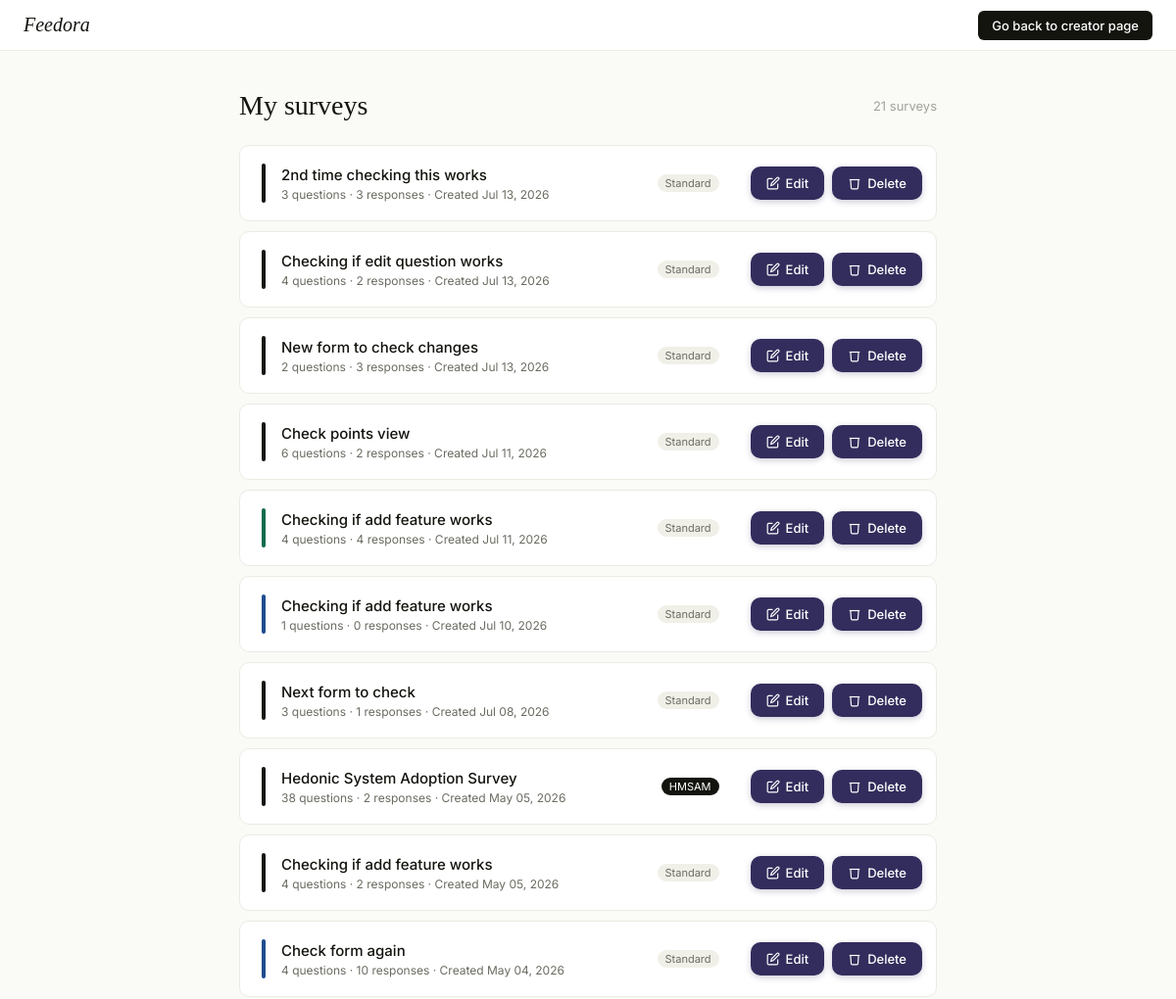
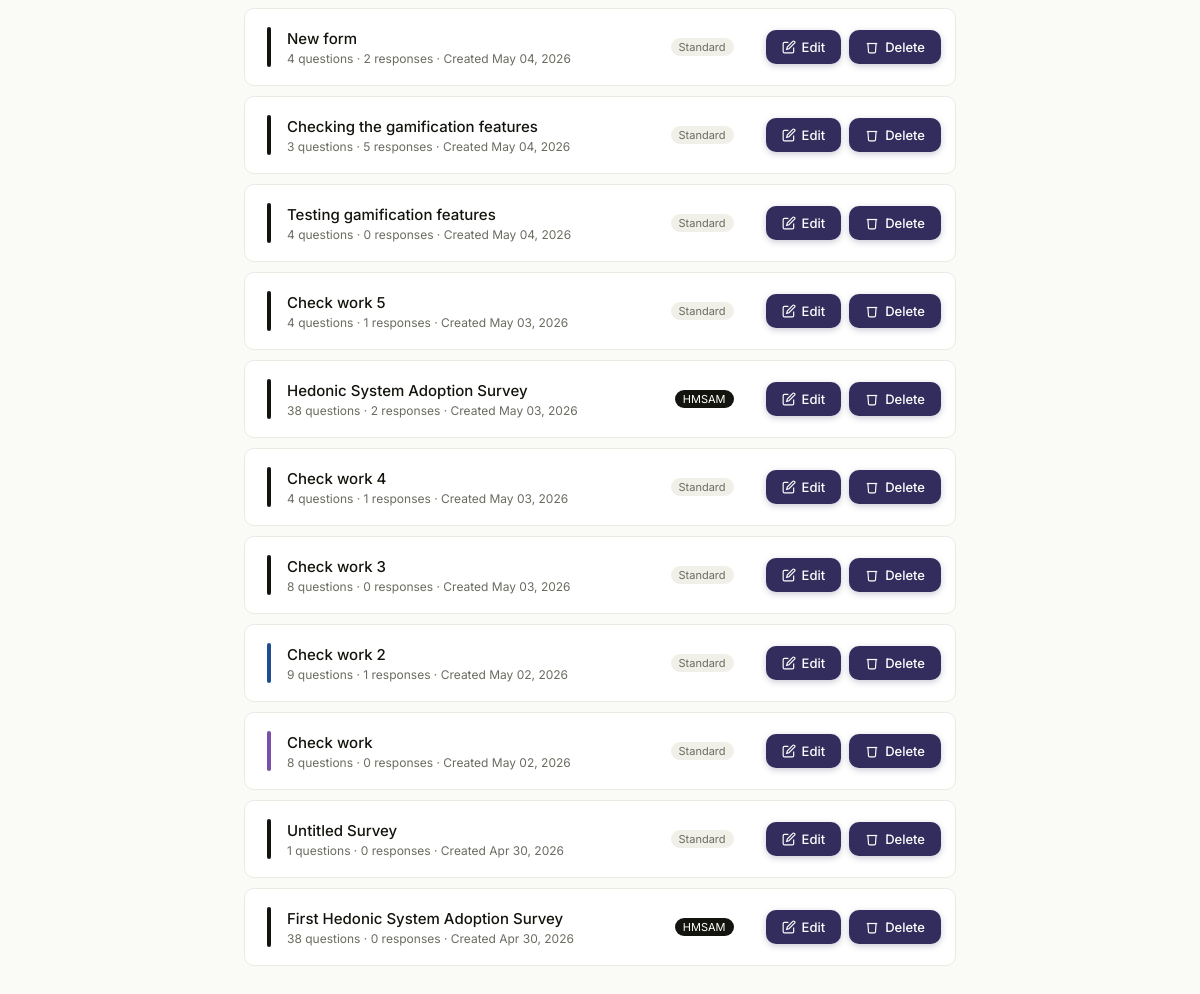
Screenshot of /surveys/ (signed in) with the database file from the repository (2 pictures, top to bottom).
### surveys/models.py (models this page shows, shortened)
class Survey(models.Model):
    organization  = models.ForeignKey(User, on_delete=models.CASCADE,
                                      related_name='surveys')
    title         = models.CharField(max_length=200)
    description   = models.TextField(blank=True)
    is_hmsam      = models.BooleanField(default=False)
    access_uuid   = models.UUIDField(default=uuid.uuid4, unique=True,
                                     editable=False)
    access_code   = models.CharField(max_length=6, unique=True,
                                     editable=False)
    is_active     = models.BooleanField(default=True)
    is_draft = models.BooleanField(default=False)
    created_at    = models.DateTimeField(auto_now_add=True)
    theme_accent  = models.CharField(max_length=20, default='#14140f')
    theme_bg      = models.CharField(max_length=20, default='#fafaf7')
    submit_label  = models.CharField(max_length=100, default='Submit')
    header_image_b64 = models.TextField(blank=True, default='')
    btn_color        = models.CharField(max_length=20,  default='#14140f')
    btn_radius       = models.CharField(max_length=10,  default='6')
    btn_padding      = models.CharField(max_length=30,  default='10px 22px')
    btn_font_size    = models.CharField(max_length=10,  default='14px')
    q_font       = models.CharField(max_length=50, default="'Inter',sans-serif")
    header_font  = models.CharField(max_length=50, default="'Instrument Serif',serif")
    features = models.JSONField(default=dict, blank=True)

### surveys/views.py (the view)
# urls.py: path('',                          views.my_surveys,         name='my_surveys'),
@login_required
def my_surveys(request):
    surveys = Survey.objects.filter(organization=request.user).order_by('-created_at')
    return render(request, 'surveys/my_surveys.html', {'surveys': surveys})

### templates/surveys/my_surveys.html (shortened to what this page needs)
<!DOCTYPE html>
<html lang="en">
<head>
  {% load static %}
  <link rel="stylesheet" href="{% static 'css/my_survey.css' %}">
</head>
<body>
<div class="topbar">
  <a href="/" class="brand">Feedora</a>
  <div style="margin-left:auto;">
    <a href="/accounts/dashboard/" class="btn btn-dark">
      Go back to creator page
    </a>
  </div>
</div>
<div class="page">
  <div class="page-header">
    <h1 class="page-title">My surveys</h1>
    <span style="font-size:13px;color:#a3a39a;">
      {{ surveys.count }} survey{{ surveys.count|pluralize }}
    </span>
  </div>
  {% if surveys %}
  <div class="survey-grid">
  {% for survey in surveys %}
    <div class="survey-card-wrap">
      <a href="{% if survey.is_draft %}{% url 'edit_survey' survey.access_uuid %}{% else %}{% url 'survey_dashboard' survey.access_uuid %}{% endif %}"
        class="survey-card">
        <div class="survey-card-accent" style="background:{{ survey.theme_accent }};"></div>
        <div class="survey-card-body">
          <div class="survey-card-title">{{ survey.title }}</div>
          <div class="survey-card-meta">
            {{ survey.questions.count }} questions ·
            {{ survey.responses.count }} responses ·
            Created {{ survey.created_at|date:"M d, Y" }}
          </div>
        </div>
        {% if survey.is_draft %}
          <span class="badge badge-draft">Draft</span>
        {% elif survey.is_hmsam %}
          <span class="badge">HMSAM</span>
        {% else %}
          <span class="badge badge-muted">Standard</span>
        {% endif %}
      </a>
      <div class="card-actions">
        <a href="{% url 'edit_survey' survey.access_uuid %}" class="btn-edit" title="Edit survey">
          <svg width="14" height="14" viewBox="0 0 24 24" fill="none" stroke="currentColor" stroke-width="2">
            <path d="M11 4H4a2 2 0 0 0-2 2v14a2 2 0 0 0 2 2h14a2 2 0 0 0 2-2v-7"/>
            <path d="M18.5 2.5a2.121 2.121 0 0 1 3 3L12 15l-4 1 1-4 9.5-9.5z"/>
          </svg>
          Edit
        </a>
        <form method="post" action="{% url 'delete_survey' survey.access_uuid %}"
              onsubmit="return confirm('Delete {{ survey.title }}? This cannot be undone.')"
              style="display:inline;">
          <button type="submit" class="btn-delete" title="Delete survey">
            <svg width="14" height="14" viewBox="0 0 24 24" fill="none" stroke="currentColor" stroke-width="2">
              <polyline points="3,6 5,6 21,6"/>
              <path d="M19 6l-1 14a2 2 0 0 1-2 2H8a2 2 0 0 1-2-2L5 6"/>
            </svg>
            Delete
          </button>
        </form>
      </div>
    </div>
    {% endfor %}
  </div>
  {% endif %}
</div>
</body>
</html>

### static/css/my_survey.css (style rules this page uses)
:root { --ink:#14140f; --ink-2:#6b6b62; --line:#ebebe4; --bg:#fafaf7; --surface:#fff; --serif:'Instrument Serif',serif; --sans:'Inter',sans-serif; }
* { box-sizing:border-box; margin:0; padding:0; }
body { background:var(--bg); font-family:var(--sans); font-size:14px; color:var(--ink); }
.topbar { height:52px; background:var(--surface); border-bottom:1px solid var(--line); display:flex; align-items:center; padding:0 24px; gap:12px; }
.brand { font-family:var(--serif); font-size:20px; font-style:italic; color:var(--ink); text-decoration:none; }
.btn { padding:7px 14px; border-radius:6px; font-size:13px; font-weight:500; cursor:pointer; text-decoration:none; display:inline-flex; align-items:center; gap:6px; }
.btn-dark { background:var(--ink); color:#fff; border:none; }
.page { max-width:760px; margin:2.5rem auto; padding:0 1.5rem 4rem; }
.page-header { display:flex; align-items:center; justify-content:space-between; margin-bottom:1.5rem; }
.page-title { font-family:var(--serif); font-size:28px; font-weight:400; }
.survey-grid { display:flex; flex-direction:column; gap:10px; }
.survey-card-accent { width:4px; height:40px; border-radius:2px; background:var(--ink); flex-shrink:0; }
.survey-card-title { font-weight:500; font-size:15px; margin-bottom:3px; }
.survey-card-meta { font-size:12px; color:var(--ink-2); }
.badge { font-size:11px; padding:2px 8px; border-radius:100px; background:#14140f; color:#fff; }
.badge-muted { background:#f0f0e8; color:#6b6b62; }
.survey-card-wrap { display: flex; align-items: center; gap: 10px; background: var(--surface); border: 1px solid var(--line); border-radius: 10px; padding-right: 14px; transition: box-shadow .15s; }
.survey-card { flex: 1; min-width: 0; background: transparent; border: none; border-radius: 0; padding: 18px 22px; display: flex; align-items: center; gap: 16px; text-decoration: none; color: var(--ink); }
.survey-card-body { flex: 1; min-width: 0; }
.card-actions { display: flex; align-items: center; gap: 8px; flex-shrink: 0; }
.btn-edit, .btn-delete { display: inline-flex; align-items: center; gap: 6px; padding: 9px 16px; border-radius: 10px; background: #322d5c; color: #fff; border: none; font-family: inherit; font-size: 13px; font-weight: 500; cursor: pointer; text-decoration: none; box-shadow: 0 2px 6px rgba(50,45,92,.25); transition: background .15s, transform .1s; }
.btn-edit svg, .btn-delete svg { flex-shrink: 0; }

### rows the page displays
Survey: title "2nd time checking this works", questions.count "3", responses.count "3", created_at "Jul 13, 2026", is_draft "Standard"
Survey: title "Checking if edit question works", questions.count "4", responses.count "2", created_at "Jul 13, 2026", is_draft "Standard"
Survey: title "New form to check changes", questions.count "2", responses.count "3", created_at "Jul 13, 2026", is_draft "Standard"
Survey: title "Check points view", questions.count "6", responses.count "2", created_at "Jul 11, 2026", is_draft "Standard"
Survey: title "Checking if add feature works", questions.count "4", responses.count "4", created_at "Jul 11, 2026", is_draft "Standard"
Survey: title "Checking if add feature works", questions.count "1", responses.count "0", created_at "Jul 10, 2026", is_draft "Standard"
Survey: title "Next form to check", questions.count "3", responses.count "1", created_at "Jul 08, 2026", is_draft "Standard"
Survey: title "Hedonic System Adoption Survey", questions.count "38", responses.count "2", created_at "May 05, 2026", is_draft "HMSAM"
Survey: title "Checking if add feature works", questions.count "4", responses.count "2", created_at "May 05, 2026", is_draft "Standard"
Survey: title "Check form again", questions.count "4", responses.count "10", created_at "May 04, 2026", is_draft "Standard"
Survey: title "New form", questions.count "4", responses.count "2", created_at "May 04, 2026", is_draft "Standard"
Survey: title "Checking the gamification features", questions.count "3", responses.count "5", created_at "May 04, 2026", is_draft "Standard"
Survey: title "Testing gamification features", questions.count "4", responses.count "0", created_at "May 04, 2026", is_draft "Standard"
Survey: title "Check work 5", questions.count "4", responses.count "1", created_at "May 03, 2026", is_draft "Standard"
Survey: title "Hedonic System Adoption Survey", questions.count "38", responses.count "2", created_at "May 03, 2026", is_draft "HMSAM"
Survey: title "Check work 4", questions.count "4", responses.count "1", created_at "May 03, 2026", is_draft "Standard"
Survey: title "Check work 3", questions.count "8", responses.count "0", created_at "May 03, 2026", is_draft "Standard"
Survey: title "Check work 2", questions.count "9", responses.count "1", created_at "May 02, 2026", is_draft "Standard"
Survey: title "Check work", questions.count "8", responses.count "0", created_at "May 02, 2026", is_draft "Standard"
Survey: title "Untitled Survey", questions.count "1", responses.count "0", created_at "Apr 30, 2026", is_draft "Standard"
Survey: title "First Hedonic System Adoption Survey", questions.count "38", responses.count "0", created_at "Apr 30, 2026", is_draft "HMSAM"

### other values shown
{{ surveys.count }} "21"
